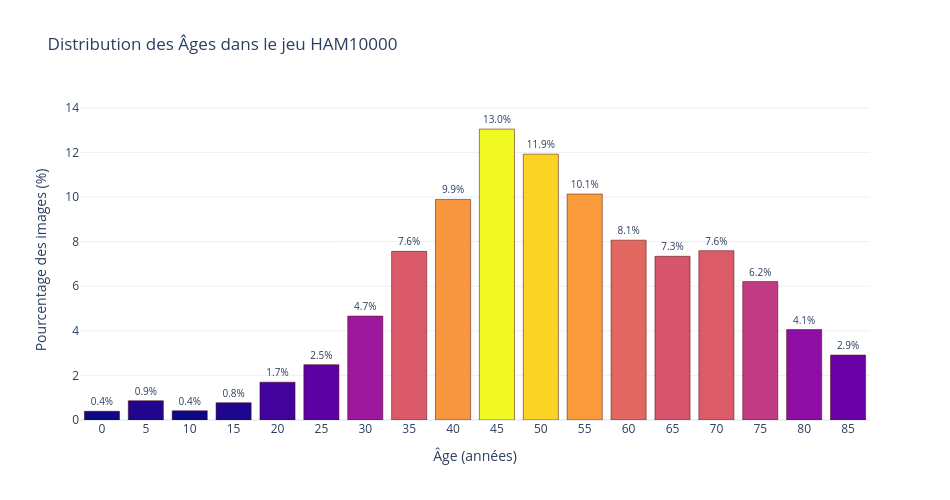

Notebook code for this chart:
### Code cell
import plotly.express as px

# Nettoyage : supprimer les âges manquants
df_clean = df.dropna(subset=['age']).copy()

# Vérifier que 'age' est bien en numérique (au cas où)
df_clean['age'] = pd.to_numeric(df_clean['age'], errors='coerce')
df_clean = df_clean.dropna(subset=['age'])

# Calculer la distribution par âge
age_counts = df_clean['age'].value_counts().reset_index()
age_counts.columns = ['Age', 'Count']
age_counts = age_counts.sort_values('Age')  # Tri par âge croissant

# Calculer le pourcentage
age_counts['Percentage'] = (age_counts['Count'] / age_counts['Count'].sum()) * 100

# Formater uniquement le pourcentage pour l'affichage
age_counts['Label'] = age_counts['Percentage'].apply(lambda x: f"{x:.1f}%")

# Créer le diagramme en barres avec une palette "chaude"
fig = px.bar(
    age_counts,
    x='Age',
    y='Percentage',
    text='Label',
    title='Distribution des Âges dans le jeu HAM10000',
    labels={'Age': 'Âge (années)', 'Percentage': 'Pourcentage (%)'},
    color='Percentage',
    color_continuous_scale='Plasma',  # Palette : Orange-Rouge (tons chauds)
    hover_data={'Count': True}  # Affiche l'effectif au survol (optionnel)
)

# Mise en forme du texte
fig.update_traces(
    textposition='outside',
    textfont_size=10,
    marker_line_color='rgb(80, 0, 0)',  # Ligne sombre pour contraste
    marker_line_width=0.5
)

# Mise en page
fig.update_layout(
    xaxis_title="Âge (années)",
    yaxis_title="Pourcentage des images (%)",
    template="plotly_white",
    width=950,
    height=500,
    coloraxis_showscale=False,  # Cache la barre de couleur (optionnel si trop chargé)
    xaxis=dict(
        tickmode='linear',
        dtick=5,
        tickangle=0
    ),
    yaxis=dict(
        range=[0, age_counts['Percentage'].max() * 1.1]  # Un peu d'espace au-dessus
    ),
    uniformtext_minsize=8,
    uniformtext_mode='hide'
)

# Afficher
fig.show()

### Figure 1 — Plotly figure (JSON) as saved in the notebook; plotly's stock layout.template omitted (floating-point values rounded to 4 significant figures)
{"data": [{"customdata": [[39], [86], [41], [77], [169], [247], [464], [753], [985], [1299], [1187], [1009], [803], [731], [756], [618], [404], [290]], "hovertemplate": "Âge (années)=%{x}<br>Pourcentage (%)=%{marker.color}<br>Label=%{text}<br>Count=%{customdata[0]}<extra></extra>", "legendgroup": "", "marker": {"color": [0.3916, 0.8636, 0.4117, 0.7732, 1.697, 2.48, 4.66, 7.562, 9.892, 13.04, 11.92, 10.13, 8.064, 7.341, 7.592, 6.206, 4.057, 2.912], "coloraxis": "coloraxis", "line": {"color": "rgb(80, 0, 0)", "width": 0.5}, "pattern": {"shape": ""}}, "name": "", "orientation": "v", "showlegend": false, "text": ["0.4%", "0.9%", "0.4%", "0.8%", "1.7%", "2.5%", "4.7%", "7.6%", "9.9%", "13.0%", "11.9%", "10.1%", "8.1%", "7.3%", "7.6%", "6.2%", "4.1%", "2.9%"], "textfont": {"size": 10}, "textposition": "outside", "type": "bar", "x": [0.0, 5.0, 10.0, 15.0, 20.0, 25.0, 30.0, 35.0, 40.0, 45.0, 50.0, 55.0, 60.0, 65.0, 70.0, 75.0, 80.0, 85.0], "xaxis": "x", "y": [0.3916, 0.8636, 0.4117, 0.7732, 1.697, 2.48, 4.66, 7.562, 9.892, 13.04, 11.92, 10.13, 8.064, 7.341, 7.592, 6.206, 4.057, 2.912], "yaxis": "y"}], "layout": {"barmode": "relative", "coloraxis": {"colorbar": {"title": {"text": "Pourcentage (%)"}}, "colorscale": [[0, "#0d0887"], [0.1111, "#46039f"], [0.2222, "#7201a8"], [0.3333, "#9c179e"], [0.4444, "#bd3786"], [0.5556, "#d8576b"], [0.6667, "#ed7953"], [0.7778, "#fb9f3a"], [0.8889, "#fdca26"], [1, "#f0f921"]], "showscale": false}, "height": 500, "legend": {"tracegroupgap": 0}, "title": {"text": "Distribution des Âges dans le jeu HAM10000"}, "uniformtext": {"minsize": 8, "mode": "hide"}, "width": 950, "xaxis": {"anchor": "y", "domain": [0, 1], "dtick": 5, "tickangle": 0, "tickmode": "linear", "title": {"text": "Âge (années)"}}, "yaxis": {"anchor": "x", "domain": [0, 1], "range": [0, 14.35], "title": {"text": "Pourcentage des images (%)"}}}}
